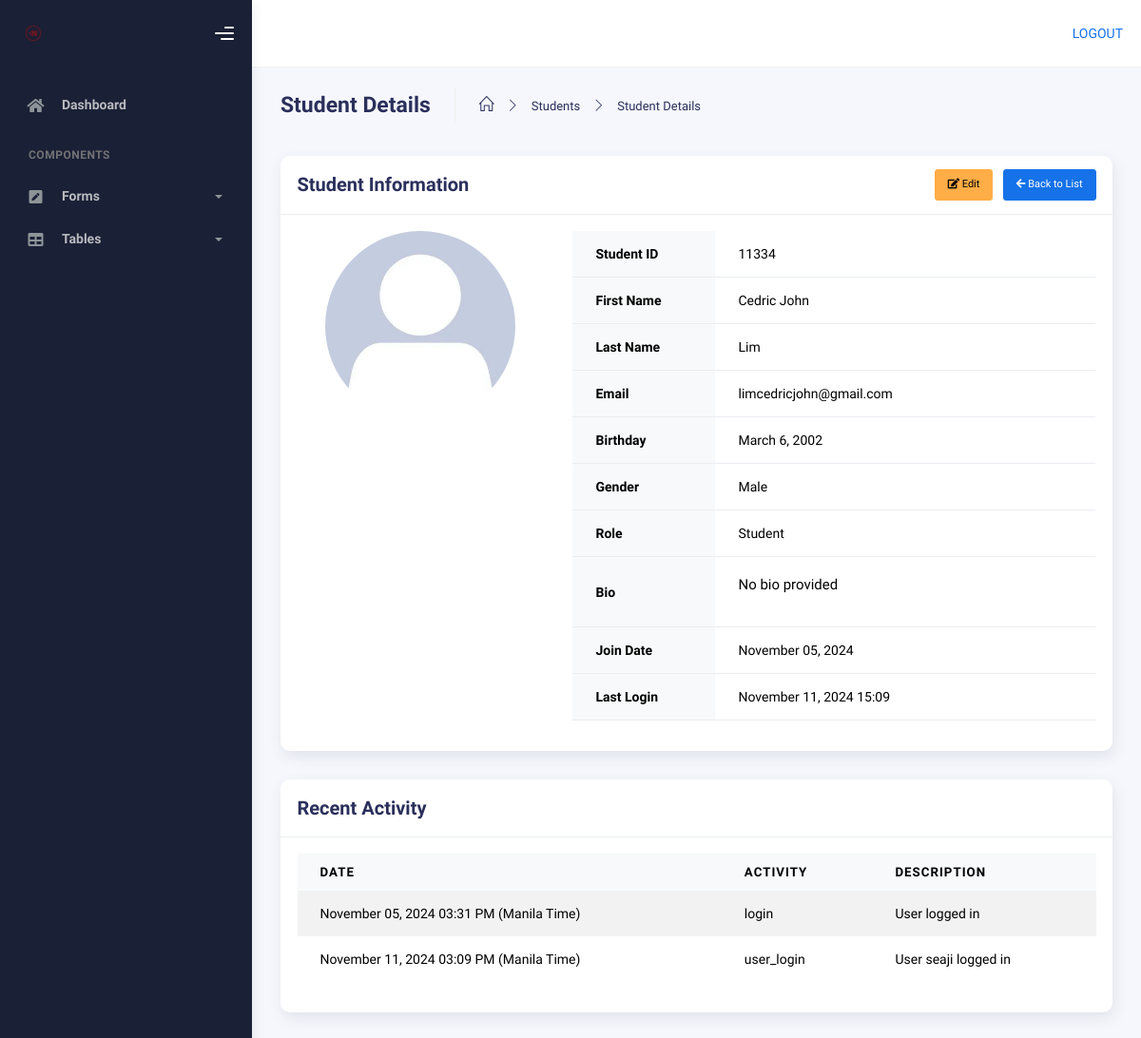
/admin-page/student/7/view/ (signed in), run on an earlier commit of the app's database.
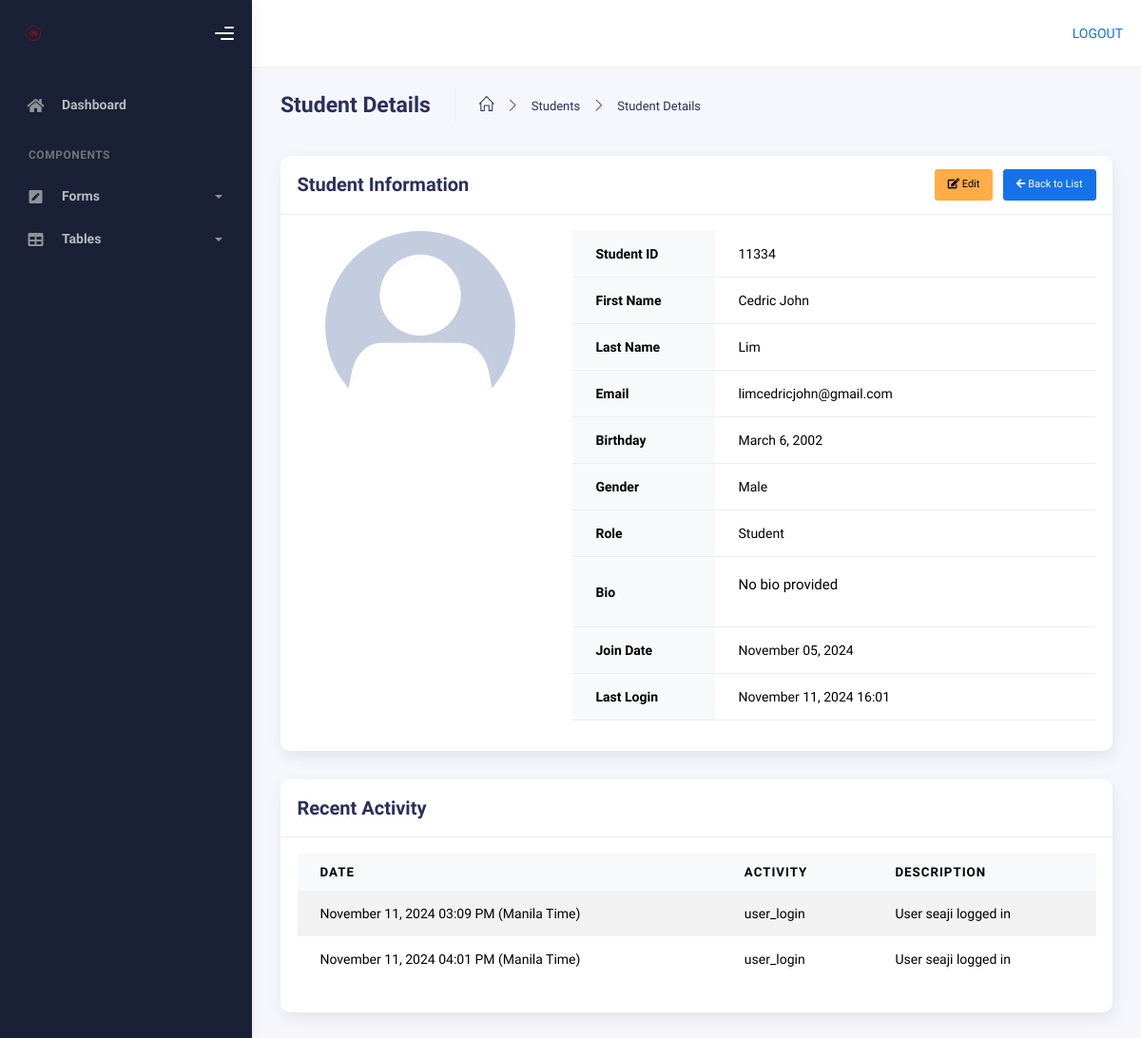
And on a later commit of the database.
### AppCodingNexus/models.py (models this page shows, shortened)
class UserProfile(models.Model):
    user = models.OneToOneField(User, on_delete=models.CASCADE)
    studentID = models.IntegerField(null=True, blank=True)
    display_photo = models.ImageField(upload_to='profile_pics/', default='default.jpg')
    firstname = models.CharField(max_length=50)
    lastname = models.CharField(max_length=50)
    birthday = models.DateField()
    gender = models.CharField(max_length=15, null=True, blank=True)
    role = models.CharField(max_length=20,choices=[('Student', 'Student'), ('Instructor', 'Instructor')], blank=True)
    bio = models.TextField(blank=True)
    is_deleted = models.BooleanField(default=False)
    deletion_requested = models.DateTimeField(null=True, blank=True)

class UserActivity(models.Model):
    user = models.ForeignKey(User, on_delete=models.CASCADE)
    activity_type = models.CharField(max_length=100)
    date = models.DateTimeField()
    description = models.TextField(blank=True, null=True)

### AppCodingNexus/views.py (the view)
# urls.py: path('admin-page/student/<int:pk>/view/', views.student_view, name='student-view'),
@login_required(login_url='login')
def student_view(request, pk):
    activate(pytz.timezone('Asia/Manila'))
    student = get_object_or_404(UserProfile, pk=pk, role='Student')
    activities = student.user.useractivity_set.all()[:10]
    context = {
        'student': student,
        'activities': activities,
        'timezone': timezone.get_current_timezone_name()
    }
    return render(request, 'admin_page/forms/student_view.html', context)

### templates/admin_page/forms/student_view.html (shortened to what the changed rows need)
{% extends "admin_page/base.html" %}
{% load static %}
{% load tz %}
{% block content %}
<div class="container">
  <div class="page-inner">
    <div class="row">
      <div class="col-md-12">
        <div class="card">
          <div class="card-body">
            <div class="row">
              <div class="col-md-4 text-center mb-4">
                <img src="{{ student.display_photo.url }}"
                     alt="Profile Photo"
                     class="rounded-circle img-fluid"
                     style="width: 200px; height: 200px; object-fit: cover;">
              </div>
              <div class="col-md-8">
                <div class="table-responsive">
                  <table class="table">
                    <tbody>
                      <tr>
                        <th style="width: 150px;">Student ID</th>
                        <td>{{ student.studentID }}</td>
                      </tr>
                      <tr>
                        <th>First Name</th>
                        <td>{{ student.firstname }}</td>
                      </tr>
                      <tr>
                        <th>Last Name</th>
                        <td>{{ student.lastname }}</td>
                      </tr>
                      <tr>
                        <th>Email</th>
                        <td>{{ student.user.email }}</td>
                      </tr>
                      <tr>
                        <th>Birthday</th>
                        <td>{{ student.birthday }}</td>
                      </tr>
                      <tr>
                        <th>Gender</th>
                        <td>{{ student.gender }}</td>
                      </tr>
                      <tr>
                        <th>Role</th>
                        <td>{{ student.role }}</td>
                      </tr>
                      <tr>
                        <th>Bio</th>
                        <td>{{ student.bio|default:"No bio provided"|linebreaks }}</td>
                      </tr>
                      <tr>
                        <th>Join Date</th>
                        <td>{{ student.user.date_joined|date:"F d, Y" }}</td>
                      </tr>
                      <tr>
                        <th>Last Login</th>
                        <td>{{ student.user.last_login|date:"F d, Y H:i"|default:"Never logged in" }}</td>
                      </tr>
                    </tbody>
                  </table>
                </div>
              </div>
            </div>
          </div>
        </div>
        <div class="card mt-4">
          <div class="card-body">
            <div class="table-responsive">
              <table class="table table-striped">
                <thead>
                  <tr>
                    <th>Date</th>
                    <th>Activity</th>
                    <th>Description</th>
                  </tr>
                </thead>
                <tbody>
                  {% timezone "Asia/Manila" %}
                  {% for activity in student.user.useractivity_set.all|slice:":10" %}
                  <tr>
                    <td>
                      {{ activity.date|date:"F d, Y h:i A" }} (Manila Time)
                    </td>
                    <td>{{ activity.activity_type }}</td>
                    <td>{{ activity.description }}</td>
                  </tr>
                  {% empty %}
                  <tr>
                    <td colspan="3" class="text-center">No activity recorded</td>
                  </tr>
                  {% endfor %}
                  {% endtimezone %}
                </tbody>
              </table>
            </div>
          </div>
        </div>
      </div>
    </div>
  </div>
</div>
{% endblock %}

What changed in the data, as far as the page shows it:
removed UserActivity: date "November 05, 2024 03:31 PM", activity_type "login", description "User logged in"
changed UserProfile "No bio provided": user.last_login "November 11, 2024 15:09" → "November 11, 2024 16:01"
added UserActivity: date "November 11, 2024 04:01 PM", activity_type "user_login", description "User seaji logged in"
